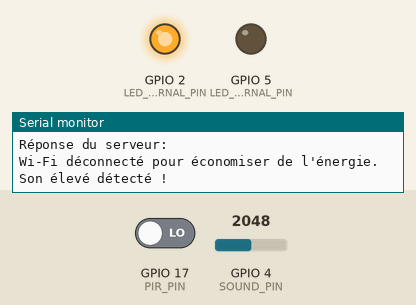
A sketch run on a simulated ESP32. Shown: output pins drawn as LEDs (lit = HIGH), the last lines printed to the serial monitor. The test bench sets the inputs (shaded band); at power-on: GPIO 17 (PIR_PIN) LOW, GPIO 4 (SOUND_PIN) = 2048. WiFi joins after 1.5 s; servers stay silent unless stated; uploads are accepted with an empty reply.

Above: at 4.0 s.
4.4 s: GPIO 17 (PIR_PIN) driven HIGH
At 9.9 s:
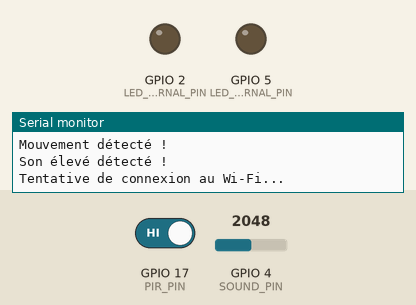
13.0 s: GPIO 17 (PIR_PIN) driven LOW
At 13.01 s:
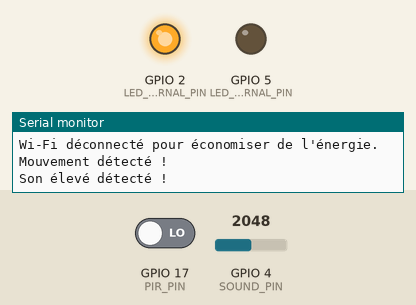
17.5 s: GPIO 4 (SOUND_PIN) set to 487
22.0 s: GPIO 4 (SOUND_PIN) set to 432
At 22.5 s:
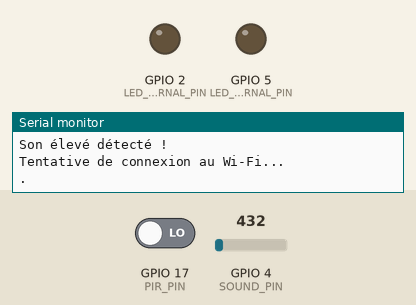
Timing chart, 0 to 25.0 s (numbered marks = the images above; inputs shaded):
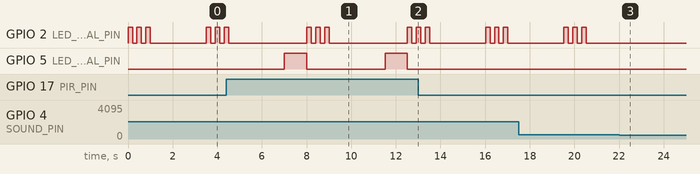

Measured:
- the behaviour switches between 451 and 450 on GPIO 4 (SOUND_PIN) (found by bisection; images 2 and 3)
- after the input at 4.4 s, GPIO 5 (LED_EXTERNAL_PIN): alternates HIGH for 1.0 s and LOW for 3.5 s, starting after 2.6 s
- after the input at 13.0 s, GPIO 5 (LED_EXTERNAL_PIN): stays LOW (without the input it goes to HIGH after 3.0 s)
- after the input at 22.0 s, GPIO 2 (LED_INTERNAL_PIN): stops changing and stays LOW

The sketch:

arduino.ino
```cpp
#include <WiFi.h>
#include <HTTPClient.h>

#define PIR_PIN 17          // Pin du capteur PIR (détecteur de mouvement)
#define SOUND_PIN 4         // Pin du capteur de son (KY-037)
#define LED_INTERNAL_PIN 2  // LED intégrée sur l'ESP32
#define LED_EXTERNAL_PIN 5  // LED externe connectée au GPIO D5
#define SOUND_THRESHOLD 450 // Seuil pour détecter un son élevé
#define LIGHT_ON_DURATION 1000  // Durée pendant laquelle la lumière reste allumée (5 secondes)

const char* ssid = "OPPO A17";        // SSID Wi-Fi
const char* password = "mynegrito";   // Mot de passe Wi-Fi
const char* postUrl = "http://51.103.218.231/insert/notification"; // URL du serveur pour envoyer les notifications

unsigned long lastMotionTime = 0;
bool lightOn = false;
int mouvement_count = 0;
bool isWiFiConnected = false;  // Indique si nous sommes connectés au Wi-Fi

void setup() {
  pinMode(PIR_PIN, INPUT);          // Configurer le PIR en entrée
  pinMode(SOUND_PIN, INPUT);        // Configurer le capteur de son en entrée
  pinMode(LED_INTERNAL_PIN, OUTPUT);// Configurer la LED intégrée comme sortie
  pinMode(LED_EXTERNAL_PIN, OUTPUT);// Configurer la LED externe (pin D5) comme sortie

  Serial.begin(115200);

  Serial.println("Système prêt. En attente de détection de mouvement ou de son...");
}

void loop() {
  detecterMouvement();
  detecterSon();
  delay(100);  // Petite pause pour éviter les lectures trop fréquentes
}

// Fonction pour détecter les mouvements
void detecterMouvement() {
  int pirState = digitalRead(PIR_PIN); // Lire l'état du capteur PIR

  if (pirState == HIGH) {
    Serial.println("Mouvement détecté !");
    lastMotionTime = millis(); // Mettre à jour le temps du dernier mouvement
    mouvement_count++; // Incrémenter le compteur de mouvements

    // Allumer la LED externe (D5) pendant 1 seconde
    digitalWrite(LED_EXTERNAL_PIN, HIGH);
    delay(1000);  // Garder la LED allumée pendant 1 seconde
    digitalWrite(LED_EXTERNAL_PIN, LOW);
  }
}

// Fonction pour détecter le son
void detecterSon() {
  int soundValue = analogRead(SOUND_PIN); // Lire la valeur du capteur de son

  if (soundValue > SOUND_THRESHOLD) {
    Serial.println("Son élevé détecté !");

    // Allumer et faire clignoter la LED interne pour signaler
    for (int i = 0; i < 3; i++) {
      digitalWrite(LED_INTERNAL_PIN, HIGH);
      delay(200);
      digitalWrite(LED_INTERNAL_PIN, LOW);
      delay(200);
    }

    // Connecter au Wi-Fi et envoyer les données si ce n'est pas déjà fait
    if (!isWiFiConnected) {
      connectWiFi();       // Se connecter au Wi-Fi
      envoyerDonnees();    // Envoyer les données au serveur
      disconnectWiFi();    // Se déconnecter du Wi-Fi pour économiser de l'énergie
    }
  }
}

// Fonction pour se connecter au Wi-Fi
void connectWiFi() {
  WiFi.begin(ssid, password);
  Serial.println("Tentative de connexion au Wi-Fi...");

  // Attendre jusqu'à ce que la connexion soit établie
  while (WiFi.status() != WL_CONNECTED) {
    delay(1000);
    Serial.print(".");
  }

  Serial.println("Connecté au réseau Wi-Fi");
  Serial.print("Adresse IP: ");
  Serial.println(WiFi.localIP());

  isWiFiConnected = true;  // Mettre à jour l'état de connexion
}

// Fonction pour déconnecter le Wi-Fi
void disconnectWiFi() {
  if (WiFi.status() == WL_CONNECTED) {
    WiFi.disconnect();
    Serial.println("Wi-Fi déconnecté pour économiser de l'énergie.");
    isWiFiConnected = false;
  }
}

// Fonction pour envoyer les données au serveur
void envoyerDonnees() {
  if (WiFi.status() == WL_CONNECTED) {
    HTTPClient http;
    http.begin(postUrl);
    http.addHeader("Content-Type", "application/json");

    // Aquí debes reemplazar "your-csrf-token" con el token real
    http.addHeader("X-CSRF-TOKEN", "your-csrf-token");

    String jsonPayload = "{\"title\": \"Alerte !\", \"message\": \"Merci de bien vouloir vérifier !\", \"fkLampadaire\": 1}";
    int httpResponseCode = http.POST(jsonPayload);

    if (httpResponseCode > 0) {
      String response = http.getString();
      Serial.println("Réponse du serveur: " + response);
    } else {
      Serial.println("Erreur lors de l'envoi des données.");
    }
    http.end();
  } else {
    Serial.println("Non connecté à Wi-Fi.");
  }
}
```
